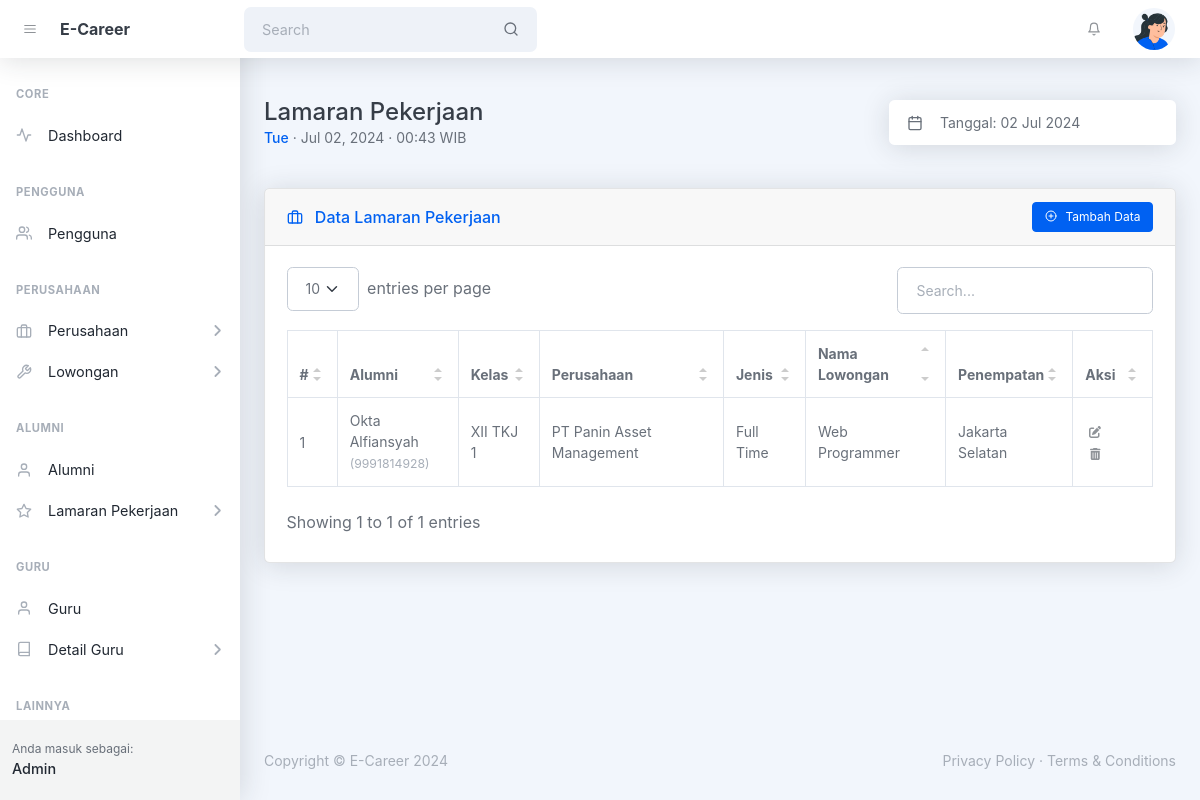
The page /admin/lamaran_pekerjaan.php (signed in) on the database its author committed.
### tables this page shows
CREATE TABLE `tbl_lowongan` (
  `id` int(10) UNSIGNED NOT NULL,
  `id_perusahaan` int(10) UNSIGNED NOT NULL,
  `id_jenis_pekerjaan` int(10) UNSIGNED DEFAULT NULL,
  `id_klasifikasi_pekerjaan` int(10) UNSIGNED DEFAULT NULL,
  `nama_lowongan` varchar(128) NOT NULL,
  `penempatan` varchar(128) NOT NULL,
  `batas_bawah_gaji` int(11) DEFAULT NULL,
  `batas_atas_gaji` int(11) DEFAULT NULL,
  `tipe_gaji` enum('harian','mingguan','bulanan','tahunan') DEFAULT 'bulanan',
  `keterangan_lowongan` varchar(5000) NOT NULL,
  `created_at` timestamp NOT NULL DEFAULT current_timestamp(),
  `updated_at` timestamp NULL DEFAULT NULL ON UPDATE current_timestamp()
);

CREATE TABLE `tbl_alumni` (
  `id` int(10) UNSIGNED NOT NULL,
  `id_pengguna` int(10) UNSIGNED DEFAULT NULL,
  `id_kelas` int(10) UNSIGNED DEFAULT NULL,
  `nisn` varchar(10) NOT NULL,
  `nama_alumni` varchar(128) NOT NULL,
  `jk` enum('l','p') NOT NULL,
  `alamat` varchar(255) NOT NULL,
  `tmp_lahir` varchar(64) NOT NULL,
  `tgl_lahir` date NOT NULL,
  `no_telp` varchar(16) DEFAULT NULL,
  `email` varchar(128) NOT NULL,
  `created_at` timestamp NOT NULL DEFAULT current_timestamp() ON UPDATE current_timestamp(),
  `updated_at` timestamp NULL DEFAULT NULL ON UPDATE current_timestamp()
);

CREATE TABLE `tbl_kelas` (
  `id` int(10) UNSIGNED NOT NULL,
  `id_wali_kelas` int(10) UNSIGNED DEFAULT NULL,
  `nama_kelas` varchar(32) NOT NULL,
  `created_at` timestamp NOT NULL DEFAULT current_timestamp(),
  `updated_at` timestamp NULL DEFAULT NULL ON UPDATE current_timestamp()
);

CREATE TABLE `tbl_perusahaan` (
  `id` int(10) UNSIGNED NOT NULL,
  `id_pengguna` int(10) UNSIGNED DEFAULT NULL,
  `id_jenis_perusahaan` int(10) UNSIGNED DEFAULT NULL,
  `nama_perusahaan` varchar(128) NOT NULL,
  `alamat_perusahaan` varchar(255) NOT NULL,
  `created_at` timestamp NOT NULL DEFAULT current_timestamp(),
  `updated_at` timestamp NULL DEFAULT NULL ON UPDATE current_timestamp()
);

CREATE TABLE `tbl_jenis_pekerjaan` (
  `id` int(10) UNSIGNED NOT NULL,
  `jenis_pekerjaan` varchar(32) NOT NULL,
  `created_at` timestamp NOT NULL DEFAULT current_timestamp(),
  `updated_at` timestamp NULL DEFAULT NULL ON UPDATE current_timestamp()
);

### helpers/isAccessAllowedHelper.php (called while the page is built, shortened)
<?php
function isAccessAllowed($expected_hak_akses = null): bool {
    include_once '../config/config.php';
    $current_hak_akses = $_SESSION['hak_akses'] ?? null;
    $expected_hak_akses = !is_array($expected_hak_akses)
        ? array($expected_hak_akses)
        : $expected_hak_akses;
    return true;
}
?>

### admin/lamaran_pekerjaan.php (the view, shortened to what this page needs)
<?php
include '../helpers/isAccessAllowedHelper.php';
if (!isAccessAllowed('admin')) :
  session_destroy();
  echo "<meta http-equiv='refresh' content='0;" . base_url_return('index.php?msg=other_error') . "'>";
else :
  include_once '../config/connection.php';
?>
  <!DOCTYPE html>
  <html lang="en">
  <head>
    <?php include '_partials/head.php' ?>
  </head>
  <body class="nav-fixed">
    <?php include '_partials/topnav.php' ?>
    <div id="layoutSidenav">
      <div id="layoutSidenav_nav">
        <?php include '_partials/sidebar.php' ?>
      </div>
      <div id="layoutSidenav_content">
        <main>
          <div class="container-xl px-4 mt-5">
            <div class="d-flex justify-content-between align-items-sm-center flex-column flex-sm-row mb-4">
              <div class="me-4 mb-3 mb-sm-0">
                <h1 class="mb-0">Lamaran Pekerjaan</h1>
                <div class="small">
                  <span class="fw-500 text-primary"><?= date('D') ?></span>
                  &middot; <?= date('M d, Y') ?> &middot; <?= date('H:i') ?> WIB
                </div>
              </div>
              <div class="input-group input-group-joined border-0 shadow w-auto">
                <span class="input-group-text"><i data-feather="calendar"></i></span>
                <input class="form-control ps-0 pointer" id="litepickerRangePlugin" value="Tanggal: <?= date('d M Y') ?>" readonly />
              </div>
            </div>
            <div class="card card-header-actions mb-4 mt-5">
              <div class="card-header">
                <div>
                  <i data-feather="briefcase" class="me-2 mt-1"></i>
                  Data Lamaran Pekerjaan
                </div>
                <button class="btn btn-sm btn-primary toggle_modal_tambah" type="button"><i data-feather="plus-circle" class="me-2"></i>Tambah Data</button>
              </div>
              <div class="card-body">
                <table id="datatablesSimple">
                  <thead>
                    <tr>
                      <th>#</th>
                      <th>Alumni</th>
                      <th>Kelas</th>
                      <th>Perusahaan</th>
                      <th>Jenis</th>
                      <th>Nama Lowongan</th>
                      <th>Penempatan</th>
                      <th>Aksi</th>
                    </tr>
                  </thead>
                  <tbody>
                    <?php
                    $no = 1;
                    $query_lamaran_pekerjaan = mysqli_query($connection,
                      "SELECT
                        a.id AS id_lowongan, a.nama_lowongan, a.penempatan, a.batas_bawah_gaji, a.batas_atas_gaji, a.tipe_gaji, a.keterangan_lowongan,
                        b.id AS id_perusahaan, b.nama_perusahaan, b.alamat_perusahaan,
                        c.id AS id_jenis_perusahaan, c.nama_jenis AS jenis_perusahaan,
                        d.id AS id_jenis_pekerjaan, d.jenis_pekerjaan,
                        f.id AS id_klasifikasi_pekerjaan, f.klasifikasi_pekerjaan,
                        g.id AS id_lamaran_pekerjaan, g.status_lamaran, g.keterangan_lamaran,
                        h.id AS id_alumni, h.nisn, h.nama_alumni, h.jk, h.alamat AS alamat_alumni, h.tmp_lahir, h.tgl_lahir, h.no_telp AS no_telp_alumni, h.email AS email_alumni,
                        i.id AS id_kelas, i.nama_kelas
                      FROM tbl_lowongan AS a
                      INNER JOIN tbl_perusahaan AS b
                        ON b.id = a.id_perusahaan
                      LEFT JOIN tbl_jenis_perusahaan AS c
                        ON c.id = b.id_jenis_perusahaan
                      LEFT JOIN tbl_jenis_pekerjaan AS d
                        ON d.id = a.id_jenis_pekerjaan
                      LEFT JOIN tbl_klasifikasi_pekerjaan AS f
                        ON f.id = a.id_klasifikasi_pekerjaan
                      INNER JOIN tbl_lamaran_pekerjaan AS g
                        ON a.id = g.id_lowongan
                      INNER JOIN tbl_alumni AS h
                        ON h.id = g.id_alumni
                      LEFT JOIN tbl_kelas AS i
                        ON i.id = h.id_kelas
                      ORDER BY g.id DESC");
                    while ($lamaran_pekerjaan = mysqli_fetch_assoc($query_lamaran_pekerjaan)):
                    ?>
                      <tr>
                        <td><?= $no++ ?></td>
                        <td>
                          <?= htmlspecialchars($lamaran_pekerjaan['nama_alumni']) ?>
                          <?= "<br><small class='text-muted'>({$lamaran_pekerjaan['nisn']})</small>" ?>
                        </td>
                        <td><?= $lamaran_pekerjaan['nama_kelas'] ?></td>
                        <td><?= $lamaran_pekerjaan['nama_perusahaan'] ?></td>
                        <td><?= $lamaran_pekerjaan['jenis_pekerjaan'] ?></td>
                        <td><?= $lamaran_pekerjaan['nama_lowongan'] ?></td>
                        <td><?= $lamaran_pekerjaan['penempatan'] ?></td>
                        <td>
                          <button class="btn btn-datatable btn-icon btn-transparent-dark me-2 toggle_modal_ubah"
                            data-id_lamaran_pekerjaan="<?= $lamaran_pekerjaan['id_lamaran_pekerjaan'] ?>">
                            <i class="fa fa-pen-to-square"></i>
                          </button>
                          <button class="btn btn-datatable btn-icon btn-transparent-dark me-2 toggle_swal_hapus"
                            data-id_lamaran_pekerjaan="<?= $lamaran_pekerjaan['id_lamaran_pekerjaan'] ?>"
                            data-nama_alumni="<?= $lamaran_pekerjaan['nama_alumni'] ?>"
                            data-nama_lowongan="<?= $lamaran_pekerjaan['nama_lowongan'] ?>">
                            <i class="fa fa-trash-can"></i>
                          </button>
                        </td>
                      </tr>
                    <?php endwhile ?>
                  </tbody>
                </table>
              </div>
            </div>
          </div>
        </main>
        <?php include '_partials/footer.php' ?>
      </div>
    </div>
  </body>
  </html>
<?php endif ?>

### rows shown on the page
tbl_lowongan: tbl_alumni.nama_alumni "Okta Alfiansyah", tbl_alumni.nisn "9991814928", tbl_kelas.nama_kelas "XII TKJ 1", id_perusahaan.nama_perusahaan "PT Panin Asset Management", id_jenis_pekerjaan.jenis_pekerjaan "Full Time", nama_lowongan "Web Programmer", penempatan "Jakarta Selatan"

### other values the page prints
SITE_NAME_SHORT "E-Career"
$user_logged_in "Admin"
